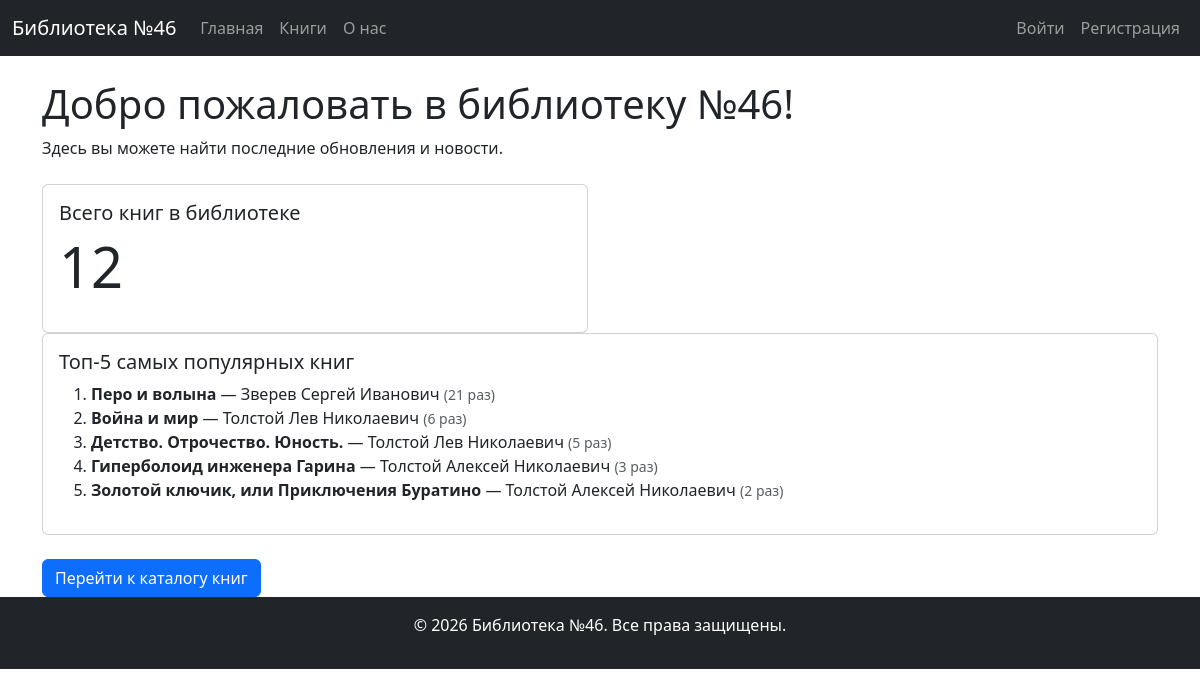
Before: / with the older database file.
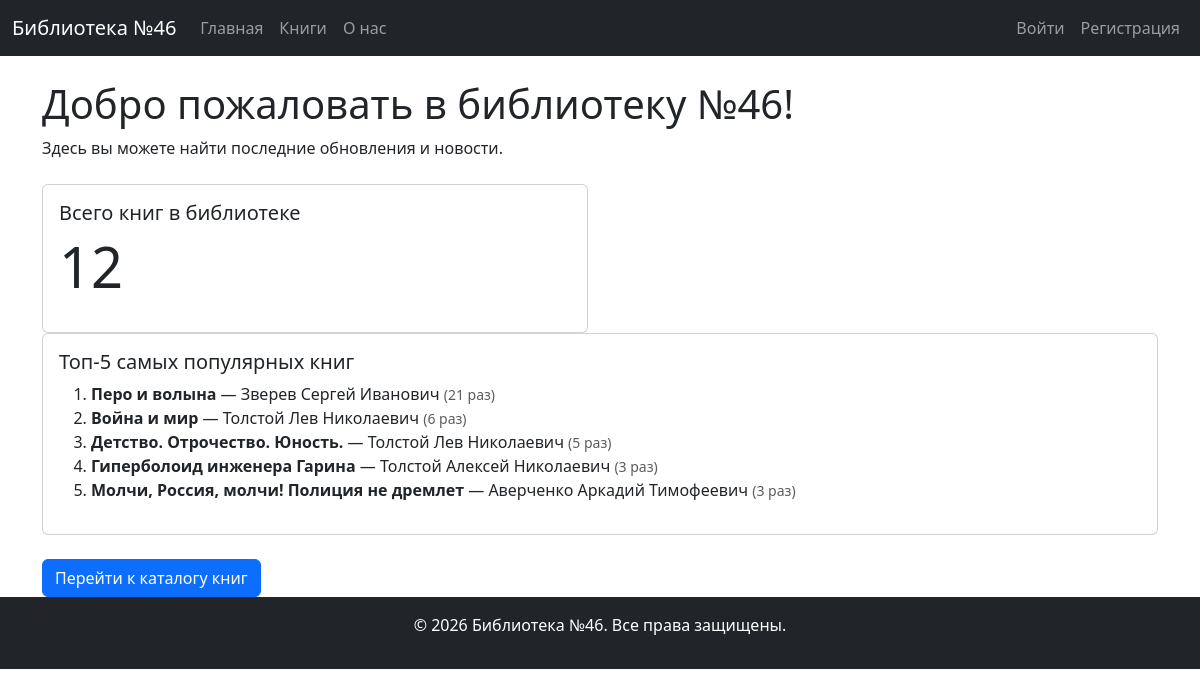
After: the same page with the newer database file.
### lib_app/models.py (models this page shows, shortened)
class Book(models.Model):
    title = models.CharField(max_length=255)
    author = models.ForeignKey(
        Author,
        on_delete=models.SET_NULL,
        related_name='books',
        null=True,
        blank=True
    )
    publisher = models.ForeignKey(
        Publisher,
        on_delete=models.SET_NULL,
        related_name='books',
        null=True,
        blank=True
    )
    isbn = models.CharField(
        max_length=13,                                          # ISBN должен содержать ровно 13 цифр
        null=True,
        blank=True
    )
    year = models.PositiveIntegerField(
        null=True,
        blank=True,
        validators=[
            MinValueValidator(1),                               # Год должен быть ≥ 1
            MaxValueValidator(datetime.now().year)              # Не больше текущего года
        ]
    )
    short_description = models.TextField(
        default="",
        null=True,
        blank=True
    )
    key_words = models.TextField(
        default="",
        null=True,
        blank=True
    )
    available = models.BooleanField(default=True)               # доступна ли для выдачи
    times_of_issued = models.PositiveIntegerField(default=0)    # сколько раз выдана книга

class Author(models.Model):
    name = models.CharField(max_length=200)
    date_of_birth = models.DateField(null=True, blank=True)
    date_of_death = models.DateField(null=True, blank=True)
    class Meta:
        ordering = ['name']

### lib_app/views.py (the view)
# urls.py: path('', IndexTemplateView.as_view(), name='index'),
class IndexTemplateView(TemplateView):
    template_name = 'lib_app/index.html'
    def get_context_data(self, **kwargs):
        context = super().get_context_data(**kwargs)
        context['title'] = 'Главная страница'
        context['total_books'] = Book.objects.count()
        context['top_books'] = Book.objects.filter(times_of_issued__gt=0).order_by('-times_of_issued')[:5]
        return context

### lib_app/templates/lib_app/index.html
{% extends 'base.html' %}
{% block content %}
    <h1>Добро пожаловать в библиотеку №46!</h1>
    <p>Здесь вы можете найти последние обновления и новости.</p>
    <div class="row mt-4">
        <div class="col-md-6">
            <div class="card">
                <div class="card-body">
                    <h5 class="card-title">Всего книг в библиотеке</h5>
                    <p class="display-4">{{ total_books }}</p>
                </div>
            </div>
        </div>
        <div class "col-md-6">
            <div class="card">
                <div class="card-body">
                    <h5 class="card-title">Топ-5 самых популярных книг</h5>
                    {% if top_books %}
                        <ol>
                            {% for book in top_books %}
                                <li>
                                    <strong>{{ book.title }}</strong> — {{ book.author.name }}
                                    <small class="text-muted">({{ book.times_of_issued }} раз)</small>
                                </li>
                            {% endfor %}
                        </ol>
                    {% else %}
                        <p>Пока ни одна книга не была выдана.</p>
                    {% endif %}
                </div>
            </div>
        </div>
    </div>
    <div class="mt-4">
        <a href="{% url 'book_list' %}" class="btn btn-primary">Перейти к каталогу книг</a>
    </div>
{% endblock %}

Changed rows visible on the page:
no longer on this page (row unchanged): Book: title "Золотой ключик, или Приключения Буратино", author.name "Толстой Алексей Николаевич", times_of_issued "2"
now on this page (row edited): Book: title "Молчи, Россия, молчи! Полиция не дремлет", author.name "Аверченко Аркадий Тимофеевич", times_of_issued "3"
